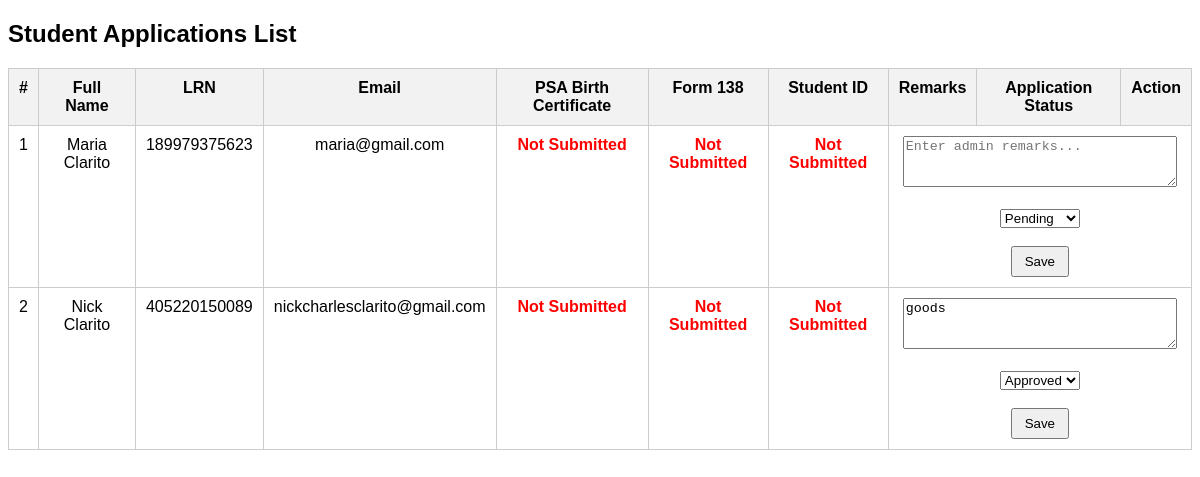
Page /Website_Files/Admin_Files/admin_student_application_list.php (signed in) on the committed database.
### tables this page shows
CREATE TABLE `student_applications` (
  `application_id` int(11) NOT NULL,
  `first_name` varchar(100) NOT NULL,
  `last_name` varchar(100) NOT NULL,
  `middle_name` varchar(100) DEFAULT NULL,
  `extension_name` varchar(20) DEFAULT NULL,
  `lrn` varchar(12) NOT NULL,
  `date_of_birth` date NOT NULL,
  `gender` enum('male','female','other') NOT NULL,
  `civil_status` enum('single','married','divorced','widowed') NOT NULL,
  `house_number_street` varchar(255) NOT NULL,
  `barangay` varchar(100) NOT NULL,
  `city_municipality` varchar(100) NOT NULL,
  `province` varchar(100) NOT NULL,
  `contact_number` varchar(20) NOT NULL,
  `email` varchar(150) NOT NULL,
  `facebook_profile` varchar(255) DEFAULT NULL,
  `current_school` varchar(255) NOT NULL,
  `school_classification` enum('public','private') NOT NULL,
  `year_graduated` year(4) NOT NULL,
  `father_guardian_name` varchar(150) NOT NULL,
  `father_guardian_contact` varchar(20) NOT NULL,
  `mother_guardian_name` varchar(150) NOT NULL,
  `mother_guardian_contact` varchar(20) NOT NULL,
  `psa_birth_certificate` varchar(255) DEFAULT NULL,
  `form_138` varchar(255) DEFAULT NULL,
  `student_id_copy` varchar(255) DEFAULT NULL,
  `application_status` enum('Pending','Approved','Rejected') DEFAULT 'Pending',
  `remarks` text DEFAULT NULL,
  `date_submitted` timestamp NOT NULL DEFAULT current_timestamp()
);

### Website_Files/Admin_Files/admin_student_application_list.php (the view, shortened to what this page needs)
<?php
if (isset($_SESSION['user_id']) && isset($_SESSION['school_id'])) {
    include $_SERVER['DOCUMENT_ROOT'] . '/SMS_CDONHS-SHS_WEBSITE/DB_Connection/Connection.php';
    $sql = "SELECT * FROM student_applications ORDER BY application_id DESC";
    $result = $connection->query($sql);
?>
<!DOCTYPE html>
<html lang="en">
<head>
</head>
<body>
<h2>Student Applications List</h2>
<table>
    <tr>
        <th>#</th>
        <th>Full Name</th>
        <th>LRN</th>
        <th>Email</th>
        <th>PSA Birth Certificate</th>
        <th>Form 138</th>
        <th>Student ID</th>
        <th>Remarks</th>
        <th>Application Status</th>
        <th>Action</th>
    </tr>
    <?php if ($result->num_rows > 0): ?>
        <?php $count = 1; ?>
        <?php while ($row = $result->fetch_assoc()): ?>
            <tr>
                <td><?= $count++; ?></td>
                <td><?= htmlspecialchars($row['first_name'] . ' ' . $row['last_name']); ?></td>
                <td><?= htmlspecialchars($row['lrn']); ?></td>
                <td><?= htmlspecialchars($row['email']); ?></td>
                <td>
                    <?php if (!empty($row['psa_birth_certificate'])): ?>
                        <a href="../../<?= htmlspecialchars($row['psa_birth_certificate']); ?>"
                           target="_blank"
                           class="submitted">Submitted</a>
                    <?php else: ?>
                        <span class="missing">Not Submitted</span>
                    <?php endif; ?>
                </td>
                <td>
                    <?php if (!empty($row['form_138'])): ?>
                        <a href="../../<?= htmlspecialchars($row['form_138']); ?>"
                           target="_blank"
                           class="submitted">Submitted</a>
                    <?php else: ?>
                        <span class="missing">Not Submitted</span>
                    <?php endif; ?>
                </td>
                <td>
                    <?php if (!empty($row['student_id_copy'])): ?>
                        <a href="../../<?= htmlspecialchars($row['student_id_copy']); ?>"
                           target="_blank"
                           class="submitted">Submitted</a>
                    <?php else: ?>
                        <span class="missing">Not Submitted</span>
                    <?php endif; ?>
                </td>
                <td colspan="3">
                    <form action="../../Back_End_Files/PHP_Files/student_update_remarks.php" method="POST">
                        <textarea name="remarks" rows="3"
                            placeholder="Enter admin remarks..."><?= htmlspecialchars($row['remarks']); ?></textarea>
                        <br><br>
                        <select name="application_status" required>
                            <option value="Pending" <?= $row['application_status']=='Pending'?'selected':''; ?>>Pending</option>
                            <option value="Approved" <?= $row['application_status']=='Approved'?'selected':''; ?>>Approved</option>
                        </select>
                        <br><br>
                        <button type="submit">Save</button>
                    </form>
                </td>
            </tr>
        <?php endwhile; ?>
    <?php else: ?>
        <tr>
            <td colspan="10">No enrollment records found.</td>
        </tr>
    <?php endif; ?>
    <?php }else {
        header("Location: ../login.php");
        exit;
    } ?>
</table>
</body>
</html>

### Website_Files/Admin_Files/admin_student_application_list.php (style rules this page uses)
body { font-family: Arial, sans-serif; }
table { width: 100%; border-collapse: collapse; }
th, td { padding: 10px; border: 1px solid #ccc; vertical-align: top; text-align: center; }
th { background-color: #f2f2f2; }
textarea { width: 95%; resize: vertical; }
.missing { color: red; font-weight: bold; }
button { padding: 6px 12px; cursor: pointer; }

### rows in the picture
student_applications: first_name+last_name "Maria Clarito", lrn "189979375623", email "maria@gmail.com", shows "Not Submitted", application_status "Pending"
student_applications: first_name+last_name "Nick Clarito", lrn "405220150089", email "nickcharlesclarito@gmail.com", shows "Not Submitted", remarks "goods", application_status "Approved"
